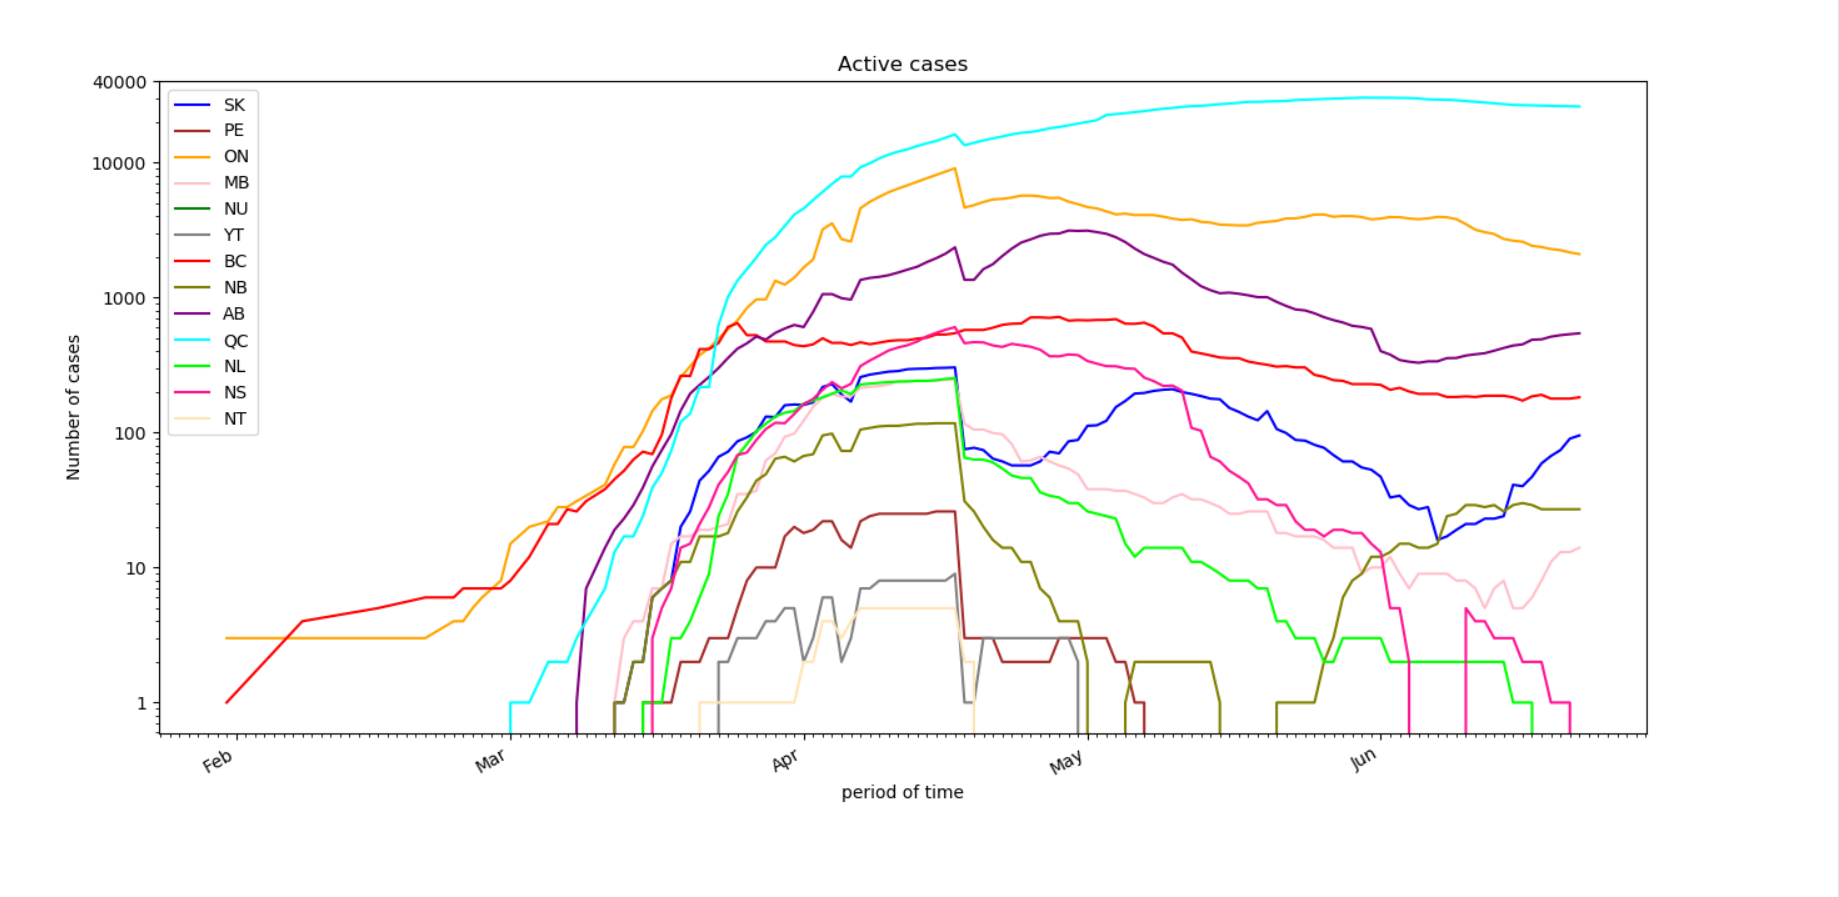

Write the Python code that produced this figure.
import random
import pandas as pd
import numpy as np
import matplotlib.ticker
import matplotlib.pyplot as plt
import matplotlib.dates as mdates

#Assigning abbreviations to the province name for easy access
PROVINCE_ABBR = {
    "Alberta": "AB",
    "British Columbia": "BC",
    "Manitoba": "MB",
    "New Brunswick": "NB",
    "Newfoundland and Labrador": "NL",
    "Nova Scotia": "NS",
    "Northwest Territories": "NT",
    "Nunavut": "NU",
    "Ontario": "ON",
    "Prince Edward Island": "PE",
    "Quebec": "QC",
    "Saskatchewan": "SK",
    "Yukon": "YT"
}
# declaring the list of different colors for better visualization while plotting
COLORS = [
    'blue',
    'brown',
    'orange',
    'pink',
    'green',
    'gray',
    'red',
    'olive',
    'purple',
    'cyan',
    'lime',
    'deeppink',
    'moccasin'
]

# Assing the link from where we are downloading the data to CSV_URL
CSV_URL = "https://health-infobase.canada.ca/src/data/covidLive/covid19.csv"

#Function for implementing the dates in specified format for X-axis of the plots
def init_data_xaxis():
    months = mdates.MonthLocator()
    days = mdates.DayLocator()

    plt.gca().xaxis.set_major_locator(months)                                   #Sets month the locator of the major ticker.
    plt.gca().xaxis.set_major_formatter(mdates.DateFormatter("%b"))             # %b used in months gives the values as "Jan" "Feb" "Mar"......
    plt.gca().xaxis.set_minor_locator(days)                                     #Sets the locator of the minor ticker as days

    plt.gcf().autofmt_xdate()                                                   #formats the date "%d-%m-%y"
    plt.gcf().set_size_inches(12, 12)                                           #declaring the size of x-axis label as 12 inches

    """Convert data dictionary to matrix.
        Convert a data dictionary to a matrix. The matrix is a 2D matrix where the # of rows
        is the # of provinces and the # of columns is the # of dates.
        Args:
            data: The data dictionary which keys are date-province tuples.
            provinces: All provinces in the data dictionary.
            dates: All dates in the data dictionary.
        Returns:
            y: The 2D data matrix.
            y_tick_max: The maximum y axis tick value in log scale.
        """
def make_data_list_and_max_total(data, provinces, dates):
    max_total = 0
    y = np.zeros((len(provinces), len(dates)), dtype=int).tolist()              #initializing Zeros in case of any missed data and NA
    for k, v in data.items():
        date, province = k
        y[provinces.index(province)][dates.index(date)] = v
        max_total = max(max_total, v)
    max_total = (int(str(max_total)[0]) + 1) * 10 ** (len(str(max_total)) - 1)

    return y, max_total
"""Create a line plot.
 Make a line plot for the given data and dates and save the image to the given file name.
    The y axis is shown in log scale.
    Args:
        title: Title of the plot.
        data: The data dictionary where keys are date-province tuples.
        provinces: List of all province names.
        dates: List of all dates.
        filename: The file name to save.
        
        plt.legend()              ->places legend on the axis
        plt.xlabel(),plt.ylabel() -> sets the label for x-axis,y-axis
        plt.show()                -> to view the plot
        plt.savefig()             -> to save the image as a file
    Returns:
        line plot
        """
def make_line_plot_over_time(title, data, provinces, dates, filename):
    y, max_total = make_data_list_and_max_total(data, provinces, dates)

    found_non_zero = False
    for i in range(0, len(dates)):
        for j in range(0, len(provinces)):
            if y[j][i] != 0:
                y = [l[i:] for l in y]
                dates = dates[i:]
                found_non_zero = True
                break

        if found_non_zero:
            break

    for i, province in enumerate(provinces):
        plt.plot(dates, y[i], label=PROVINCE_ABBR[province], color=COLORS[i])

    y_ticks = [1]
    while y_ticks[-1] * 10 < max_total:
        y_ticks.append(y_ticks[-1] * 10)
    y_ticks.append(max_total)

    init_data_xaxis()

    plt.yscale('log')

    plt.gca().yaxis.set_major_formatter(matplotlib.ticker.ScalarFormatter())
    plt.gca().ticklabel_format(useOffset=False, style='plain', axis='y')
    plt.ylim(top=max_total)
    plt.gca().set_yticks(y_ticks)

    plt.legend()
    plt.xlabel("period of time")
    plt.ylabel("Number of cases")
    plt.title(title)
    plt.show()
    plt.savefig(filename, bbox_inches='tight')


def main():
    data = pd.read_csv(CSV_URL)                                                                         #reading the covid-19 data CSV file from the URL
    data['date'] = pd.to_datetime(data['date'], format="%d-%m-%Y")                                      # sets the date to "%d-%m-%y" format
    data = data[(data['prname'] != 'Canada') & (data["prname"] != "Repatriated travellers")].fillna(0)  # eliminating the Canada and Repatriated travelers data from the covid data

    dates = sorted(list(set(data['date'])))                                                             # creating a list with date values from data and then sorts the list
    provinces = list(set(data['prname']))                                                               # creating a list with all the available provinces name in the taken data

    num_total = data.groupby(['date', 'prname']).sum()['numtotal'].to_dict()                            #grouping the data for particular province on given dates and then caluculates the sum of totalcases
    make_line_plot_over_time("Total Cases", num_total, provinces, dates, 'total_cases.png')             # Function call to plot the total cases of each province over time

    data["Active"] = " "                                                                                #initializing new column Active to the date to store the details of Active cases count
    for row in data:
        data['Active'] = data['numtotal'] - data['numdeaths'] - data['numrecover']                      #Active cases count is calculated by subtraction of numdeaths and numrecovered from total cases
    Active = data.groupby(['date', 'prname']).sum()['Active'].astype('int32').to_dict()                 #grouping the Active cases data for each province on given dates and caluculates the total sum and sets data type as integer
    make_line_plot_over_time("Active cases", Active, provinces, dates, 'active_cases.png')              #Function call to plot the Active cases on each province over the time


if __name__ == '__main__':
    main()
